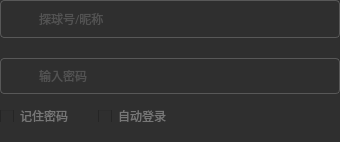
<?xml version="1.0" encoding="UTF-8"?>
<ui version="4.0">
 <class>CAccountLoginWidget</class>
 <widget class="QWidget" name="CAccountLoginWidget">
  <property name="geometry">
   <rect>
    <x>0</x>
    <y>0</y>
    <width>340</width>
    <height>142</height>
   </rect>
  </property>
  <property name="minimumSize">
   <size>
    <width>340</width>
    <height>142</height>
   </size>
  </property>
  <property name="maximumSize">
   <size>
    <width>340</width>
    <height>142</height>
   </size>
  </property>
  <property name="windowTitle">
   <string>CAccountLoginWidget</string>
  </property>
  <property name="styleSheet">
   <string notr="true">background:rgba(47,47,47,1);
border:0px;
</string>
  </property>
  <layout class="QVBoxLayout" name="verticalLayout" stretch="0,1,0">
   <property name="spacing">
    <number>0</number>
   </property>
   <property name="leftMargin">
    <number>0</number>
   </property>
   <property name="topMargin">
    <number>0</number>
   </property>
   <property name="rightMargin">
    <number>0</number>
   </property>
   <property name="bottomMargin">
    <number>0</number>
   </property>
   <item>
    <layout class="QHBoxLayout" name="horizontalLayout_4">
     <property name="spacing">
      <number>0</number>
     </property>
     <item>
      <widget class="QLabel" name="label_3">
       <property name="minimumSize">
        <size>
         <width>37</width>
         <height>38</height>
        </size>
       </property>
       <property name="maximumSize">
        <size>
         <width>37</width>
         <height>38</height>
        </size>
       </property>
       <property name="styleSheet">
        <string notr="true">border:1px solid rgba(88,88,88,1);
border-radius:4px;
border-right:0px;
border-top-right-radius:0px;
border-bottom-right-radius:0px;
</string>
       </property>
       <property name="text">
        <string/>
       </property>
       <property name="pixmap">
        <pixmap resource="TQLive.qrc">:/TQLive/images/lb_user.png</pixmap>
       </property>
       <property name="alignment">
        <set>Qt::AlignCenter</set>
       </property>
      </widget>
     </item>
     <item>
      <widget class="QLineEdit" name="le_account_number">
       <property name="minimumSize">
        <size>
         <width>303</width>
         <height>38</height>
        </size>
       </property>
       <property name="maximumSize">
        <size>
         <width>303</width>
         <height>38</height>
        </size>
       </property>
       <property name="font">
        <font>
         <family>微软雅黑</family>
         <pointsize>-1</pointsize>
         <weight>50</weight>
         <bold>false</bold>
        </font>
       </property>
       <property name="contextMenuPolicy">
        <enum>Qt::NoContextMenu</enum>
       </property>
       <property name="styleSheet">
        <string notr="true">border:1px solid rgba(88,88,88,1);
border-radius:4px;
border-left:0px;
border-top-left-radius:0px;
border-bottom-left-radius:0px;
font-size:12px;
font-family:&quot;微软雅黑&quot;;
font-weight:400;
color:rgba(119,119,119,1);</string>
       </property>
       <property name="placeholderText">
        <string>探球号/昵称</string>
       </property>
      </widget>
     </item>
    </layout>
   </item>
   <item>
    <layout class="QHBoxLayout" name="horizontalLayout_5">
     <property name="spacing">
      <number>0</number>
     </property>
     <property name="topMargin">
      <number>20</number>
     </property>
     <property name="bottomMargin">
      <number>0</number>
     </property>
     <item>
      <widget class="QLabel" name="label_2">
       <property name="minimumSize">
        <size>
         <width>37</width>
         <height>36</height>
        </size>
       </property>
       <property name="maximumSize">
        <size>
         <width>37</width>
         <height>36</height>
        </size>
       </property>
       <property name="styleSheet">
        <string notr="true">border:1px solid rgba(88,88,88,1);
border-radius:4px;
border-right:0px;
border-top-right-radius:0px;
border-bottom-right-radius:0px;</string>
       </property>
       <property name="text">
        <string/>
       </property>
       <property name="pixmap">
        <pixmap resource="TQLive.qrc">:/TQLive/images/lb_password.png</pixmap>
       </property>
       <property name="alignment">
        <set>Qt::AlignCenter</set>
       </property>
      </widget>
     </item>
     <item>
      <widget class="QLineEdit" name="le_password">
       <property name="minimumSize">
        <size>
         <width>266</width>
         <height>36</height>
        </size>
       </property>
       <property name="maximumSize">
        <size>
         <width>266</width>
         <height>36</height>
        </size>
       </property>
       <property name="contextMenuPolicy">
        <enum>Qt::NoContextMenu</enum>
       </property>
       <property name="styleSheet">
        <string notr="true">border:1px solid rgba(88,88,88,1);
border-right-width:0px;
border-radius:4px;
border-left:0px;
border-top-left-radius:0px;
border-bottom-left-radius:0px;
border-right:0px;
border-top-right-radius:0px;
border-bottom-right-radius:0px;
font-size:12px;
font-family:&quot;微软雅黑&quot;;
font-weight:400;
color:rgba(119,119,119,1);</string>
       </property>
       <property name="placeholderText">
        <string>输入密码</string>
       </property>
      </widget>
     </item>
     <item>
      <widget class="CCustomLabel" name="lb_peek_password">
       <property name="minimumSize">
        <size>
         <width>37</width>
         <height>36</height>
        </size>
       </property>
       <property name="maximumSize">
        <size>
         <width>37</width>
         <height>36</height>
        </size>
       </property>
       <property name="styleSheet">
        <string notr="true">border:1px solid rgba(88,88,88,1);
border-radius:4px;
border-left:0px;
border-top-left-radius:0px;
border-bottom-left-radius:0px;</string>
       </property>
       <property name="text">
        <string/>
       </property>
       <property name="pixmap">
        <pixmap resource="TQLive.qrc">:/TQLive/images/lb_unpeek_password.png</pixmap>
       </property>
       <property name="alignment">
        <set>Qt::AlignCenter</set>
       </property>
      </widget>
     </item>
    </layout>
   </item>
   <item>
    <layout class="QHBoxLayout" name="horizontalLayout_E_2">
     <property name="spacing">
      <number>29</number>
     </property>
     <property name="leftMargin">
      <number>0</number>
     </property>
     <property name="topMargin">
      <number>17</number>
     </property>
     <property name="bottomMargin">
      <number>17</number>
     </property>
     <item>
      <widget class="QCheckBox" name="cb_remember_pwd">
       <property name="minimumSize">
        <size>
         <width>0</width>
         <height>12</height>
        </size>
       </property>
       <property name="maximumSize">
        <size>
         <width>16777215</width>
         <height>12</height>
        </size>
       </property>
       <property name="styleSheet">
        <string notr="true">QCheckBox{
font-size:12px;
font-family:&quot;微软雅黑&quot;;
font-weight:400;
padding:0px;
color:rgba(119,119,119,1);
}
QCheckBox::indicator:unchecked {
 image: url(:/TQLive/images/cb_common_unchecked.png);
}
QCheckBox::indicator:unchecked:hover{
image: url(:/TQLive/images/settings_checkbox_default_hover.png);
}
QCheckBox::indicator:checked { 
image: url(:/TQLive/images/settings_checkbox_selected.png);
}
QCheckBox::indicator:checked:hover{
image: url(:/TQLive/images/cb_common_checked.png);
}
</string>
       </property>
       <property name="text">
        <string>记住密码</string>
       </property>
      </widget>
     </item>
     <item>
      <widget class="QCheckBox" name="cb_auto_login">
       <property name="minimumSize">
        <size>
         <width>0</width>
         <height>12</height>
        </size>
       </property>
       <property name="maximumSize">
        <size>
         <width>16777215</width>
         <height>12</height>
        </size>
       </property>
       <property name="styleSheet">
        <string notr="true">QCheckBox{
font-size:12px;
font-family:&quot;微软雅黑&quot;;
font-weight:400;
color:rgba(119,119,119,1);
}
QCheckBox::indicator:unchecked {
 image: url(:/TQLive/images/cb_common_unchecked.png);
}
QCheckBox::indicator:unchecked:hover{
image: url(:/TQLive/images/settings_checkbox_default_hover.png);
}
QCheckBox::indicator:checked { 
image: url(:/TQLive/images/settings_checkbox_selected.png);
}
QCheckBox::indicator:checked:hover{
image: url(:/TQLive/images/cb_common_checked.png);
}</string>
       </property>
       <property name="text">
        <string>自动登录</string>
       </property>
      </widget>
     </item>
     <item>
      <spacer name="horizontalSpacer_6">
       <property name="orientation">
        <enum>Qt::Horizontal</enum>
       </property>
       <property name="sizeHint" stdset="0">
        <size>
         <width>40</width>
         <height>20</height>
        </size>
       </property>
      </spacer>
     </item>
    </layout>
   </item>
  </layout>
 </widget>
 <layoutdefault spacing="6" margin="11"/>
 <customwidgets>
  <customwidget>
   <class>CCustomLabel</class>
   <extends>QLabel</extends>
   <header location="global">ccustomlabel.h</header>
  </customwidget>
 </customwidgets>
 <resources>
  <include location="TQLive.qrc"/>
 </resources>
 <connections/>
</ui>
